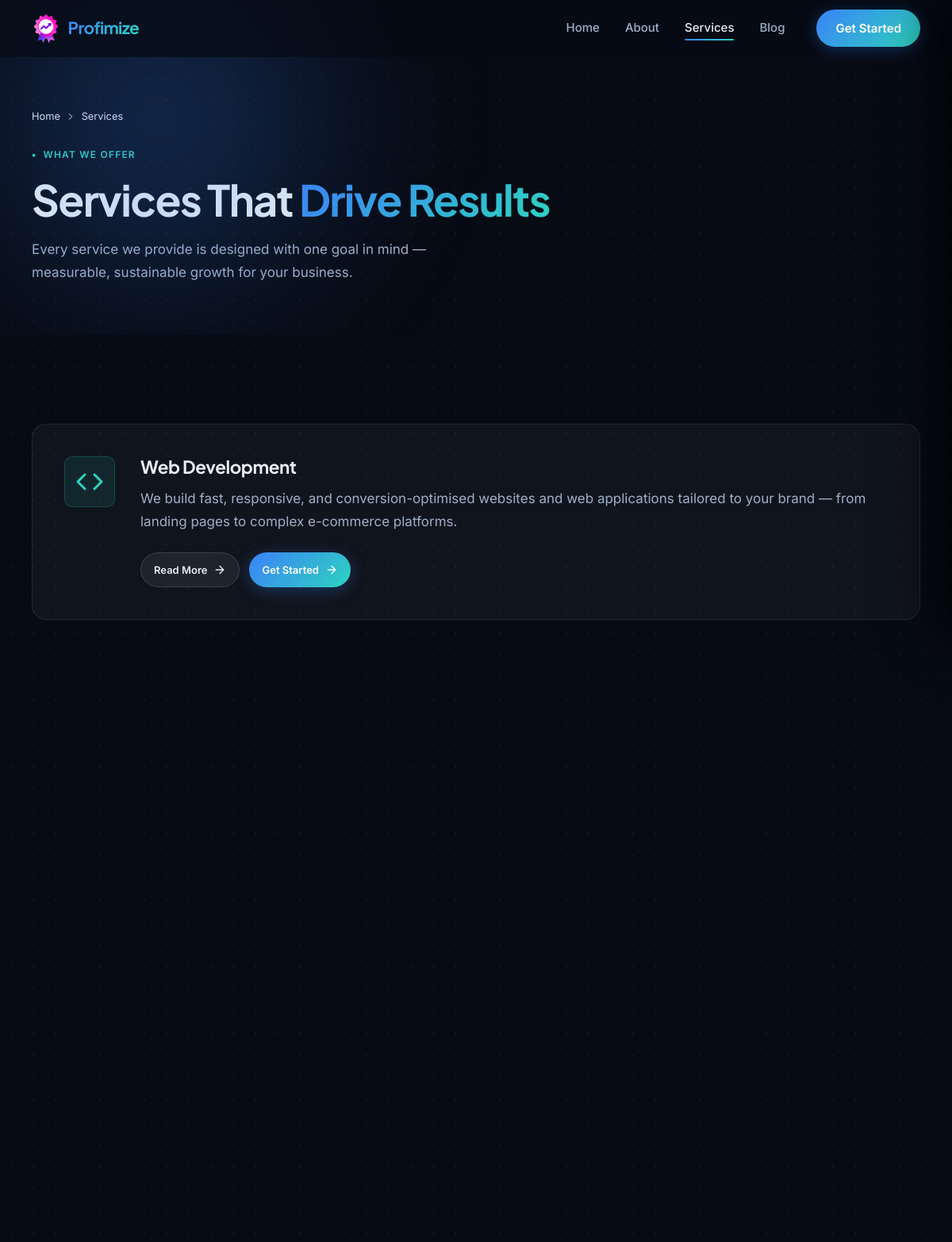
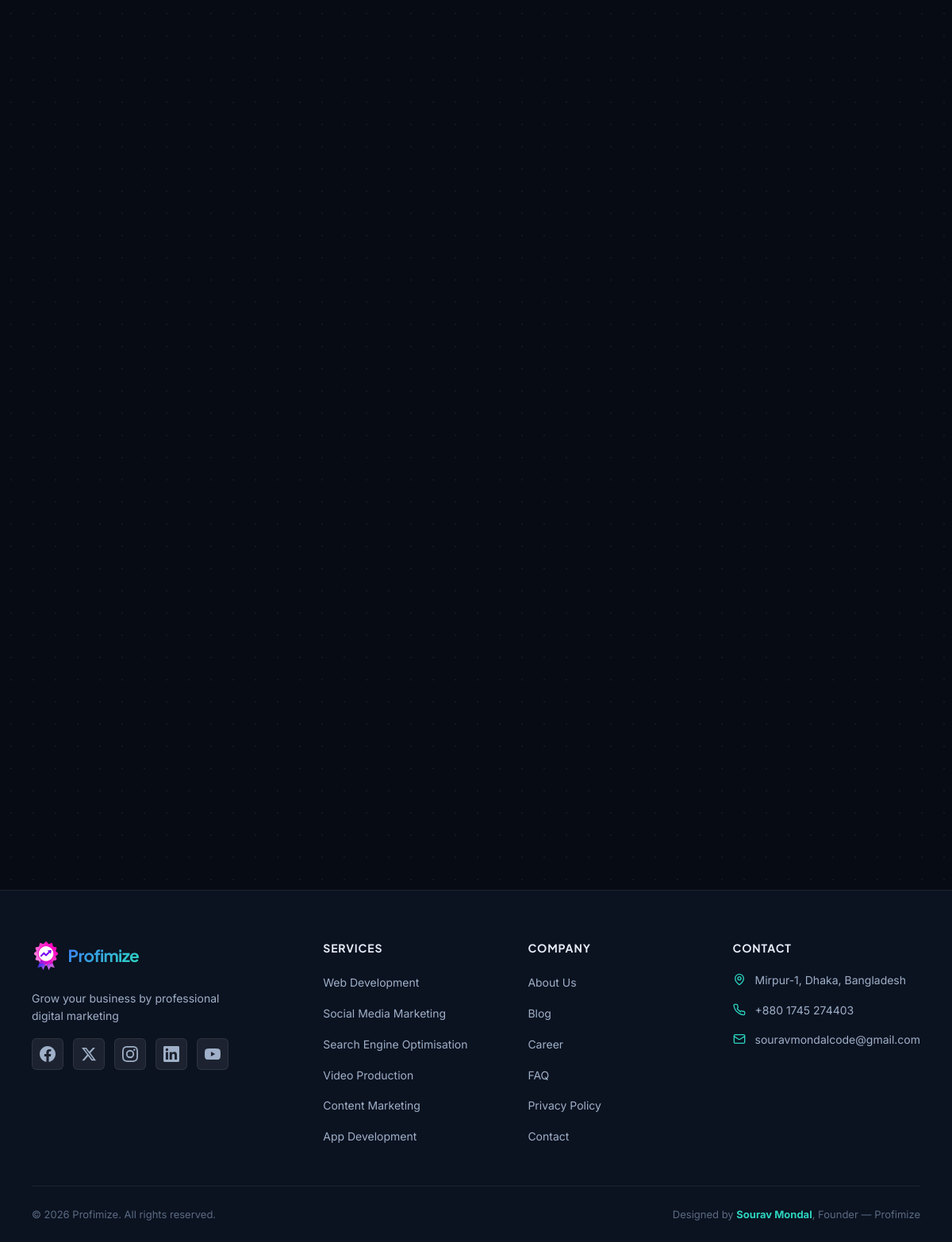
Page /services/ on the committed database (2 pictures, top to bottom).
### apps/pages/models.py (models this page shows, shortened)
class Service(models.Model):
    title = models.CharField(max_length=100)
    slug = models.SlugField(unique=True)
    description = models.TextField()
    long_description = models.TextField(blank=True)
    what_we_offer = models.TextField(blank=True, help_text="One item per line")
    our_process = models.TextField(blank=True, help_text="One step per line")
    meta_description = models.CharField(max_length=160, blank=True)
    icon_name = models.CharField(max_length=60, help_text="Lucide icon key, e.g. 'code'")
    order = models.PositiveIntegerField(default=0)
    is_active = models.BooleanField(default=True)
    class Meta:
        ordering = ["order"]
        verbose_name = "Service"

### apps/pages/views.py (the view)
# urls.py: path("services/", views.services_list, name="services"),
def services(request):
    return render(request, "pages/service.html", {
        "services": Service.objects.filter(is_active=True),
    })

### templates/pages/service.html (shortened to what this page needs)
{% extends "base.html" %}
{% load static %}
{% block content %}
<section class="page-hero" aria-label="Services">
  <div class="hero-bg"><div class="hero-blob hero-blob--1" aria-hidden="true"></div></div>
  <div class="container">
    <nav aria-label="Breadcrumb" class="breadcrumb">
      <a href="{% url 'pages:home' %}">Home</a>
      <svg width="14" height="14" aria-hidden="true"><use href="#icon-chevron-right"/></svg>
      <span aria-current="page">Services</span>
    </nav>
    <p class="section-label reveal">What We Offer</p>
    <h1 class="page-title reveal">Services That <span class="gradient-text">Drive Results</span></h1>
    <p class="page-subtitle reveal">Every service we provide is designed with one goal in mind — measurable, sustainable growth for your business.</p>
  </div>
</section>
<section class="section" aria-label="All services">
  <div class="container">
    <div class="services-list">
      {% for service in services %}
      <article class="service-detail-card reveal" id="{{ service.slug }}">
        <div class="sdc-icon">
          <svg width="36" height="36" aria-hidden="true"><use href="#icon-{{ service.icon_name }}"/></svg>
        </div>
        <div class="sdc-body">
          <h2 class="sdc-title">{{ service.title }}</h2>
          <p class="sdc-desc">{{ service.description }}</p>
          <div style="display:flex;gap:.75rem;flex-wrap:wrap;align-items:center;margin-top:1rem;">
            <a href="{% url 'pages:service_detail' service.slug %}" class="btn btn-secondary btn-sm">
              Read More <svg width="16" height="16" aria-hidden="true"><use href="#icon-arrow-right"/></svg>
            </a>
            <a href="{% url 'pages:contact' %}" class="btn btn-primary btn-sm">
              Get Started <svg width="16" height="16" aria-hidden="true"><use href="#icon-arrow-right"/></svg>
            </a>
          </div>
        </div>
      </article>
      {% endfor %}
    </div>
  </div>
</section>
<section class="section cta-banner" aria-label="Call to action">
  <div class="container">
  </div>
</section>
{% endblock %}

### rows in the picture
Service: title "Web Development", description "We build fast, responsive, and conversion-optimised websites and web applications tailored to your brand — from landing pages to complex e-commerce platforms."
